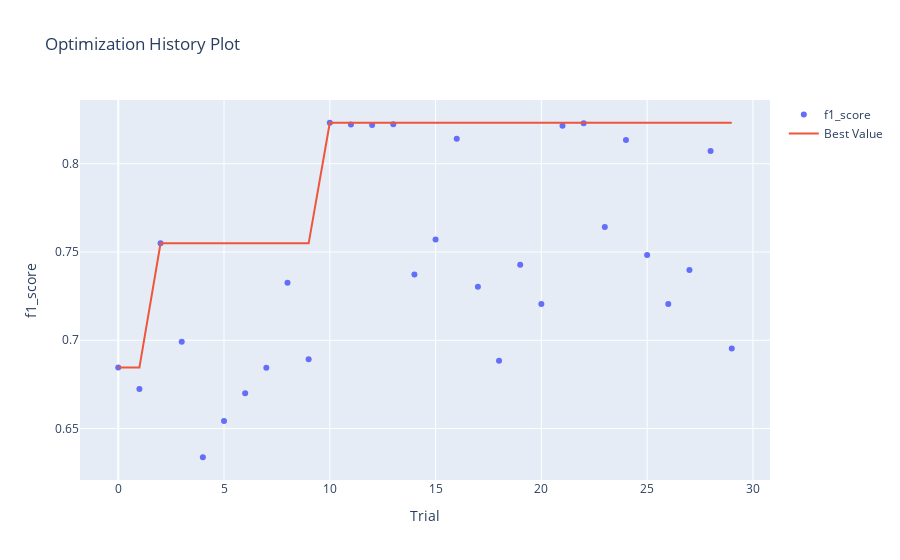

Notebook code for this chart:
### Code cell
#строим график истории оптимизации
optuna.visualization.plot_optimization_history(study, target_name="f1_score")

### Figure 1 — Plotly figure (JSON) as saved in the notebook; plotly's stock layout.template omitted (floating-point values rounded to 4 significant figures)
{"data": [{"mode": "markers", "name": "f1_score", "type": "scatter", "x": [0, 1, 2, 3, 4, 5, 6, 7, 8, 9, 10, 11, 12, 13, 14, 15, 16, 17, 18, 19, 20, 21, 22, 23, 24, 25, 26, 27, 28, 29], "y": [0.6845, 0.6724, 0.7549, 0.6991, 0.6337, 0.6543, 0.67, 0.6844, 0.7327, 0.6893, 0.8232, 0.8222, 0.822, 0.8223, 0.7372, 0.7571, 0.8142, 0.7304, 0.6884, 0.7429, 0.7206, 0.8215, 0.823, 0.7642, 0.8134, 0.7484, 0.7205, 0.7399, 0.8072, 0.6953]}, {"name": "Best Value", "type": "scatter", "x": [0, 1, 2, 3, 4, 5, 6, 7, 8, 9, 10, 11, 12, 13, 14, 15, 16, 17, 18, 19, 20, 21, 22, 23, 24, 25, 26, 27, 28, 29], "y": [0.6845, 0.6845, 0.7549, 0.7549, 0.7549, 0.7549, 0.7549, 0.7549, 0.7549, 0.7549, 0.8232, 0.8232, 0.8232, 0.8232, 0.8232, 0.8232, 0.8232, 0.8232, 0.8232, 0.8232, 0.8232, 0.8232, 0.8232, 0.8232, 0.8232, 0.8232, 0.8232, 0.8232, 0.8232, 0.8232]}], "layout": {"title": {"text": "Optimization History Plot"}, "xaxis": {"title": {"text": "Trial"}}, "yaxis": {"title": {"text": "f1_score"}}}}
